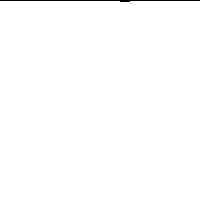
Frame 1 (no input)
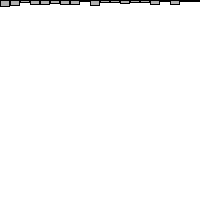
Frame 60 (the mouse pressed at the canvas centre just before this capture)
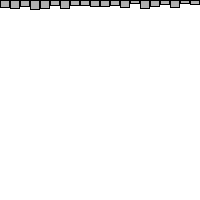
Frame 120 (the mouse held since frame 60 and released just before this capture)

The Processing sketch that drew these frames (run headless with seeded random() and noise(); from frame 60 on, the mouse is pressed at the canvas centre):

// Processing sketch: sketch_211103b
// ── sketch_211103b.pde
// An array to keep track of how often random numbers are picked.
float[] randomCounts;
void setup() {
  size(200,200);
  randomCounts = new float[20];
}
void draw() {
  background(255);
  // Pick a random number and increase the count
  int index = int(random(randomCounts.length));
  randomCounts[index]++;
  // Draw a rectangle to graph results
  stroke(0);
  fill(175);
  for (int x = 0; x < randomCounts.length; x++) {
   rect(x*10,0,9,randomCounts[x]);
  }
}
